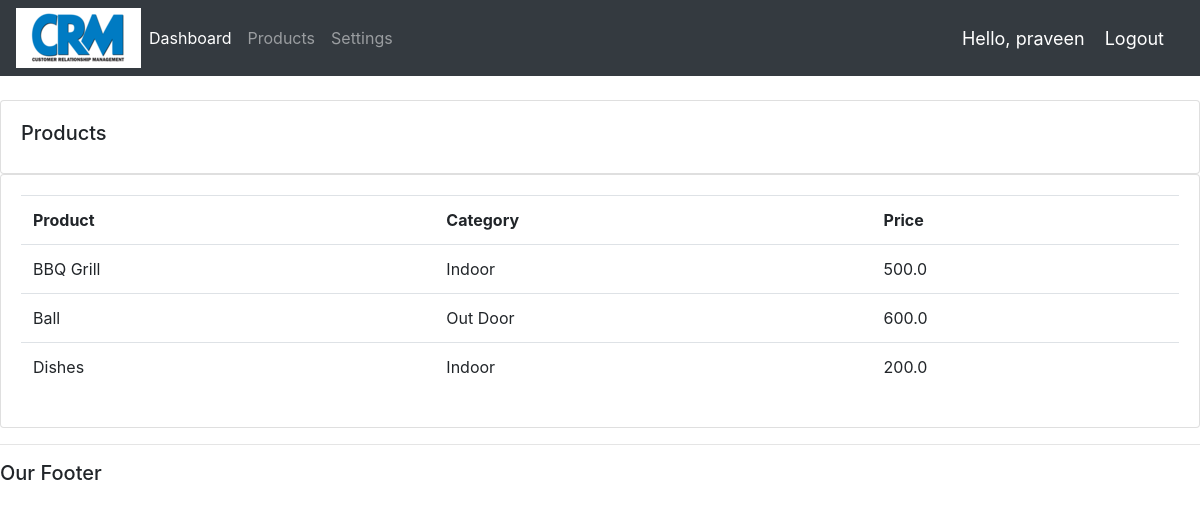
Screenshot of /products/ (signed in) with the database file from the repository.
### accounts/models.py (models this page shows, shortened)
class Product(models.Model):
    CATEGORY = (
        ('Indoor', 'Indoor'),
        ('Out Door', 'Out Door')
    )
    name = models.CharField(max_length=200, null=True)
    price = models.FloatField(null=True)
    category = models.CharField(max_length=200, null=True, choices=CATEGORY)
    description = models.CharField(max_length=200, null=True, blank=True)
    date_created = models.DateTimeField(auto_now_add=True, null=True)
    tags = models.ManyToManyField(Tag)

### accounts/decorators.py (the view)
        def wrapper_func(request, *args, **kwargs):
            group = None
            if request.user.groups.exists():
                group = request.user.groups.all()[0].name
            if group in allowed_roles:
                return view_func(request, *args, **kwargs)
            else:
                return HttpResponse('You are not allowed to View this Page')
            return view_func(request, *args, **kwargs)

### accounts/views.py (called while the page is built)
@login_required(login_url='login')
@allowed_users(allowed_roles=['admin'])
def products(request):
    products = Product.objects.all()
    return render(request, 'accounts/products.html', {'products': products})

### accounts/templates/accounts/products.html
{% extends 'accounts/main.html' %}
{% block content %}
    <br>
    <div class="row">
        <div class="col-md">
            <div class="card card-body">
                <h5>Products</h5>
            </div>
            <div class="card card-body">
                <table class="table">
                    <tr>
                        <th>Product</th>
                        <th>Category</th>
                        <th>Price</th>
                    </tr>
                    {% for i in products %}
                        <tr>
                            <td>{{i.name}}</td>
                            <td>{{i.category}}</td>
                            <td>{{i.price}}</td>
                        </tr>
                    {% endfor %}
                </table>
            </div>
        </div>
    </div>
{% endblock %}

### accounts/templates/accounts/navbar.html (shortened to what this page needs)
{% load static %}
<nav class="navbar navbar-expand-lg navbar-dark bg-dark">
  <img src="{% static 'images/abc.png' %}">
  <div class="collapse navbar-collapse" id="navbarNav">
    <ul class="navbar-nav">
      {% if request.user.is_staff %}
      <li class="nav-item active">
        <a class="nav-link" href="{% url 'home' %}">Dashboard<span class="sr-only">(current)</span></a>
      </li>
      <li class="nav-item">
        <a class="nav-link" href="{% url 'products' %}">Products</a>
      </li>
      {% endif %}
      <li class="nav-item">
        <a class="nav-link" href="{% url 'account' %}">Settings</a>
      </li>
    </ul>
  </div>
  <span class="hello-msg">Hello, {{request.user}}</span>
  <span><a class="hello-msg" href="{% url 'logout' %}">Logout</a> </span>
</nav>

### static/css/main.css (style rules this page uses)
body { background-color: #ebeffs; }

### accounts/templates/accounts/navbar.html (style rules this page uses)
.hello-msg { font-size: 18px; color: #fff; margin-right: 20px; }

### rows the page displays
Product: name "BBQ Grill", category "Indoor", price "500.0"
Product: name "Ball", category "Out Door", price "600.0"
Product: name "Dishes", category "Indoor", price "200.0"

### other values shown
{{ request.user }} "praveen"
